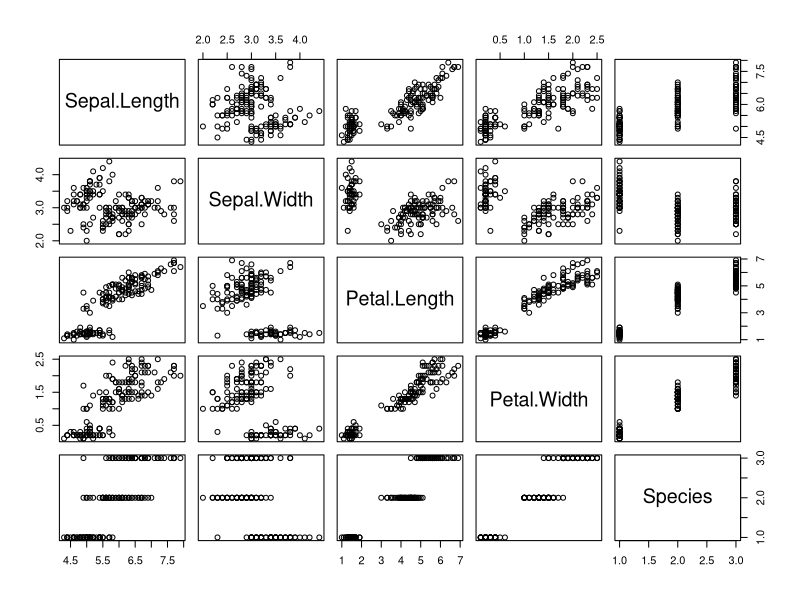
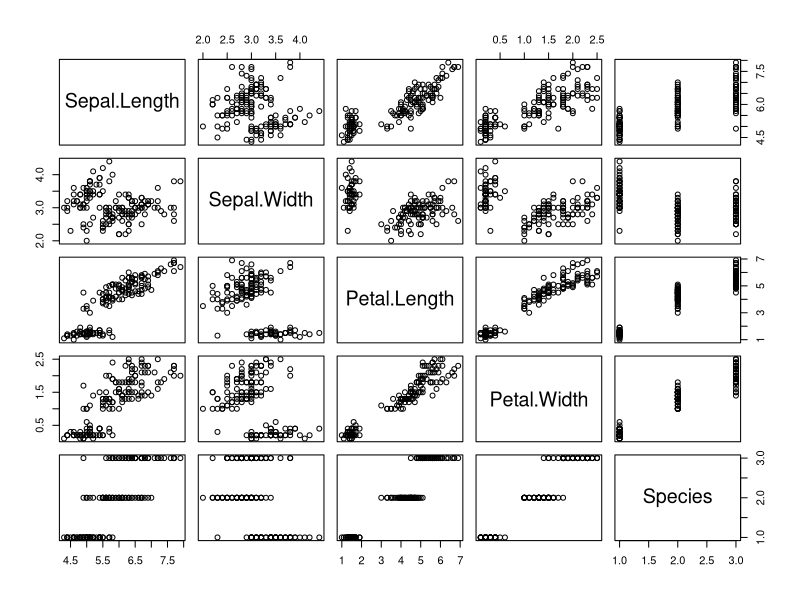
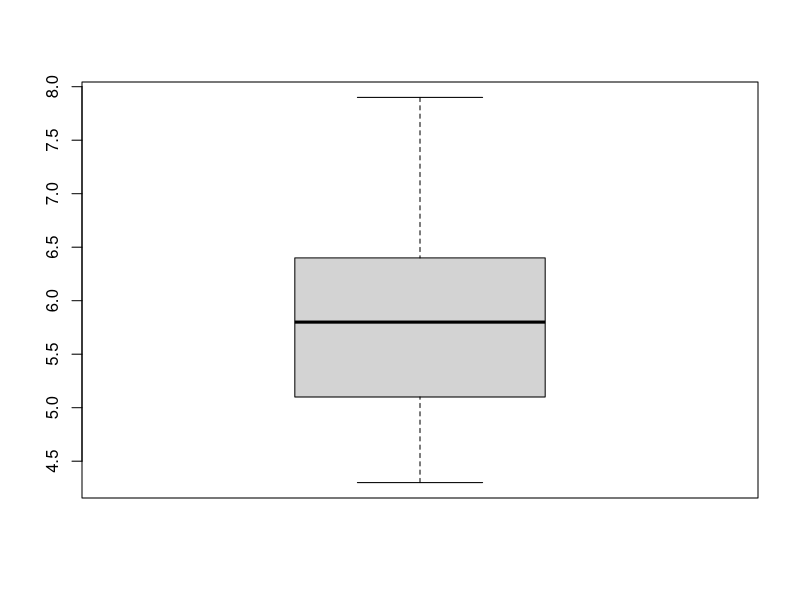
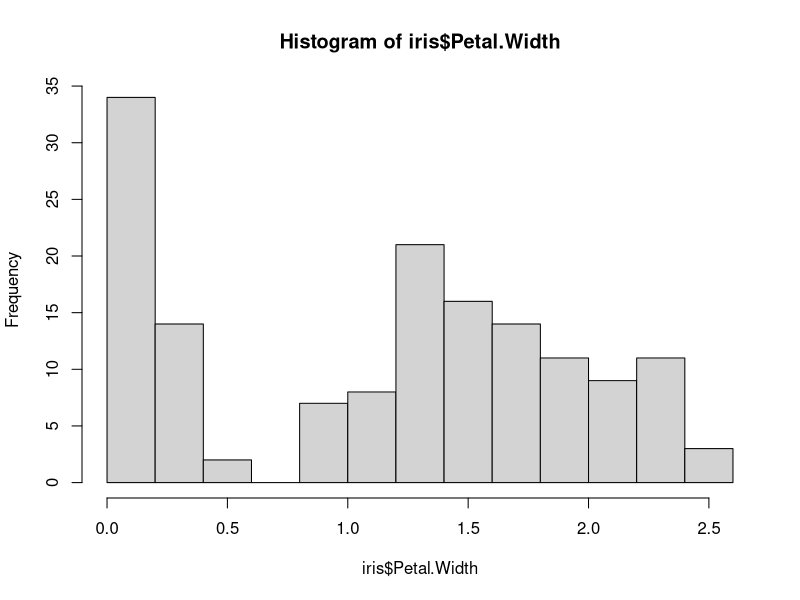
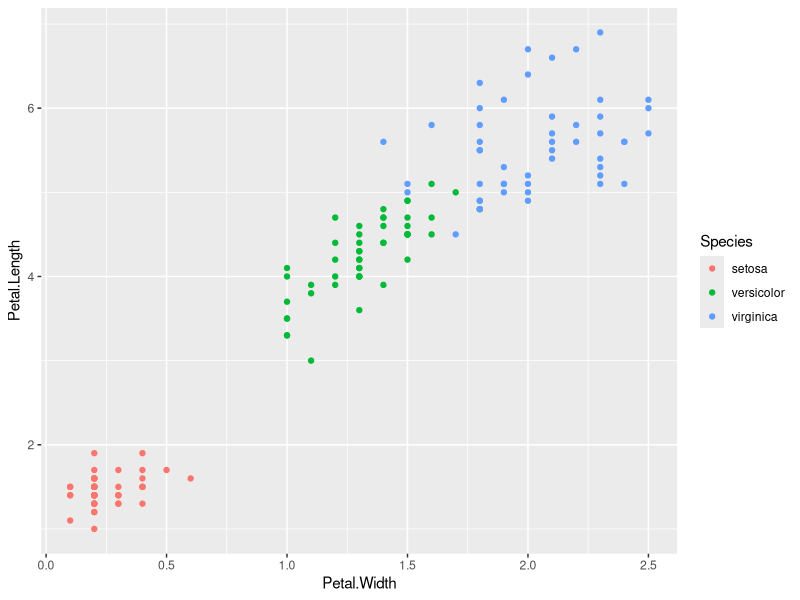

Write R code to recreate these figures, in order.
## ---- chunk 1
summary(iris) # provides a summary of the dataset
plot(iris) # plots the variables of the dataset

# iris is a readymade dataset, built into R. The data is tidy, and is a great tool for exploring coding.
## ---- chunk 2
# This is a comment
## ---- chunk 3
a <- 3
b <- c(0,1,2,3)
c <- seq(from = 0, to = 24, by = 8)
d <- rbind(b, c) 
Wow <- "This course is amazing!!"
`Is it?` <- TRUE # the backticks here allow you to include punctuation and spaces in your object names
## ---- chunk 4
Wow
a
d
a * d 
mean(b *c)
## ---- chunk 5
#Loading the data
data<-iris

#Exploring variables
iris$Species
## ---- chunk 6
plot(iris) # plots all varaibles of dataset
boxplot(iris$Sepal.Length) # creates a boxplot of a chosen variable from a dataset
hist(iris$Petal.Width) # create a histogram of a chosen variable from a dataset
## ---- chunk 7
table(iris$Species)
## ---- chunk 8
summary(iris)
## ---- chunk 9
library(tidyverse)
## ---- chunk 10
summary(iris)
## ---- chunk 11
ggplot(data = iris, # Telling ggplot the dataset to use
       aes(x = Petal.Width, y = Petal.Length , color =Species )) + # Setting the variables
  geom_point() # Setting the visual representation of the variables
## ---- chunk 12
iris %>% # Using %>% to combine multiple functions
  group_by(Species) %>% # Pre grouping our variables by Species
  summarise(mean_Petal.Length = mean(Petal.Length)) # Using summarise to provide descriptive statistics by the group level.

